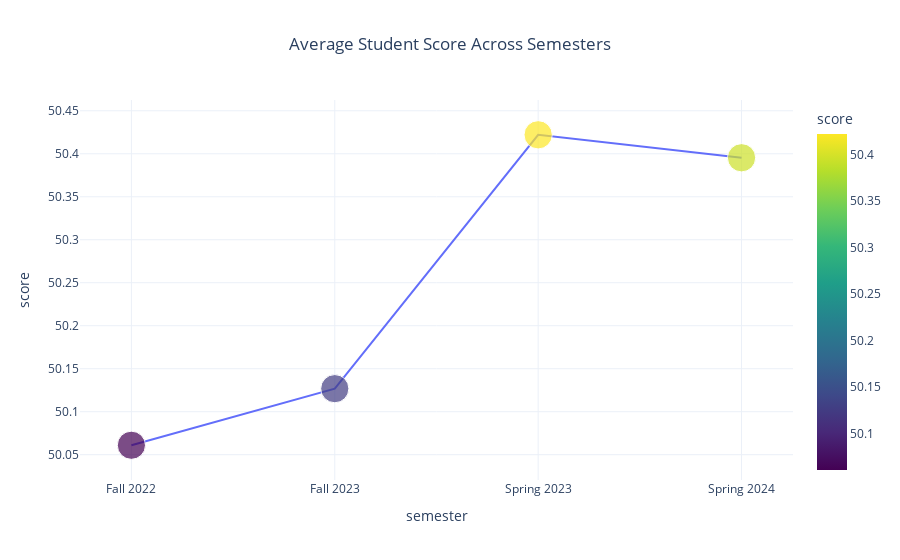

Notebook cell for this chart:
### Code cell
import plotly.express as px

avg_semester = df.groupby("semester", as_index=False)["score"].mean()

fig = px.scatter(
    avg_semester,
    x="semester",
    y="score",
    color="score",
    size="score",
    color_continuous_scale="Viridis",
    title="Average Student Score Across Semesters"
)
fig.update_traces(mode="lines+markers")
fig.update_layout(template="plotly_white", title_x=0.5)
fig.show()

### Figure 1 — Plotly figure (JSON) as saved in the notebook; plotly's stock layout.template omitted (floating-point values rounded to 4 significant figures)
{"data": [{"hovertemplate": "semester=%{x}<br>score=%{marker.color}<extra></extra>", "legendgroup": "", "marker": {"color": [50.06, 50.13, 50.42, 50.4], "coloraxis": "coloraxis", "size": [50.06, 50.13, 50.42, 50.4], "sizemode": "area", "sizeref": 0.1261, "symbol": "circle"}, "mode": "lines+markers", "name": "", "orientation": "v", "showlegend": false, "type": "scatter", "x": ["Fall 2022", "Fall 2023", "Spring 2023", "Spring 2024"], "xaxis": "x", "y": [50.06, 50.13, 50.42, 50.4], "yaxis": "y"}], "layout": {"coloraxis": {"colorbar": {"title": {"text": "score"}}, "colorscale": [[0, "#440154"], [0.1111, "#482878"], [0.2222, "#3e4989"], [0.3333, "#31688e"], [0.4444, "#26828e"], [0.5556, "#1f9e89"], [0.6667, "#35b779"], [0.7778, "#6ece58"], [0.8889, "#b5de2b"], [1, "#fde725"]]}, "legend": {"itemsizing": "constant", "tracegroupgap": 0}, "title": {"text": "Average Student Score Across Semesters", "x": 0.5}, "xaxis": {"anchor": "y", "domain": [0, 1], "title": {"text": "semester"}}, "yaxis": {"anchor": "x", "domain": [0, 1], "title": {"text": "score"}}}}
